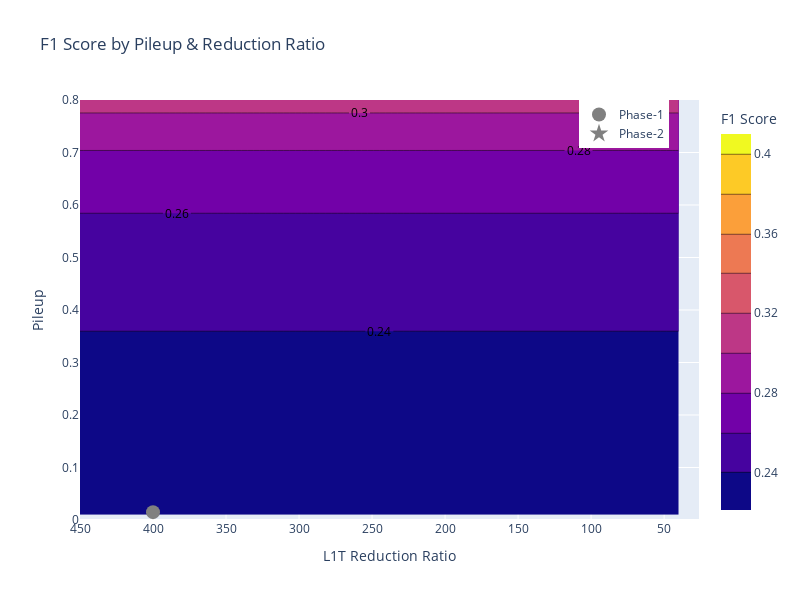

Notebook source saved alongside this figure:
### Code cell
fig = go.Figure(data =
    go.Contour(
        z=smoothed_f1,
        x=l1t_reductions, # horizontal axis
        y=pileup, # vertical axis,
        contours = dict(showlabels = True),
        colorbar = dict(title = "F1 Score")
         
    ),
    )

y_offset = 0.015
fig.add_trace(go.Scatter(x = (400,),
                        y = (0.0 + y_offset,),
                        mode = "markers",
                        marker = dict(size = 14, color = "gray", symbol="circle"),
                        name = "Phase-1"))

fig.add_trace(go.Scatter(x = (53.3,),
                        y = (1.0 - y_offset,),
                        mode = "markers",
                        marker = dict(size = 14, color = "gray", symbol = "star"),
                        name = "Phase-2"))

fig.update_layout(width = 800, 
                  height = 600,
                  xaxis_title = "L1T Reduction Ratio",
                  yaxis_title = "Pileup",
                  title = "F1 Score by Pileup & Reduction Ratio",
                  legend=dict(xanchor = "right",
                    x = 0.95))
fig.update_xaxes(autorange="reversed")
fig.update_yaxes(range=[0.0, 0.8])
fig.show()

### Figure 1 — Plotly figure (JSON) as saved in the notebook; plotly's stock layout.template omitted (floating-point values rounded to 4 significant figures; data arrays with more than 128 entries replaced by an {"elided": "..."} marker saying what was removed)
{"data": [{"colorbar": {"title": {"text": "F1 Score"}}, "contours": {"showlabels": true}, "type": "contour", "x": [450, 445.9, 441.8, 437.7, 433.6, 429.5, 425.4, 421.3, 417.2, 413.1, 409, 404.9, 400.8, 396.7, 392.6, 388.5, 384.4, 380.3, 376.2, 372.1, 368, 363.9, 359.8, 355.7, 351.6, 347.5, 343.4, 339.3, 335.2, 331.1, 327, 322.9, 318.8, 314.7, 310.6, 306.5, 302.4, 298.3, 294.2, 290.1, 286, 281.9, 277.8, 273.7, 269.6, 265.5, 261.4, 257.3, 253.2, 249.1, 245.0, 240.9, 236.8, 232.7, 228.6, 224.5, 220.4, 216.3, 212.2, 208.1, 204.0, 199.9, 195.8, 191.7, 187.6, 183.5, 179.4, 175.3, 171.2, 167.1, 163, 158.9, 154.8, 150.7, 146.6, 142.5, 138.4, 134.3, 130.2, 126.1, 122, 117.9, 113.8, 109.7, 105.6, 101.5, 97.4, 93.3, 89.2, 85.1, 81.0, 76.9, 72.8, 68.7, 64.6, 60.5, 56.4, 52.3, 48.2, 44.1, 40], "y": [0.01, 0.0199, 0.0298, 0.0397, 0.0496, 0.0595, 0.0694, 0.0793, 0.0892, 0.0991, 0.109, 0.1189, 0.1288, 0.1387, 0.1486, 0.1585, 0.1684, 0.1783, 0.1882, 0.1981, 0.208, 0.2179, 0.2278, 0.2377, 0.2476, 0.2575, 0.2674, 0.2773, 0.2872, 0.2971, 0.307, 0.3169, 0.3268, 0.3367, 0.3466, 0.3565, 0.3664, 0.3763, 0.3862, 0.3961, 0.406, 0.4159, 0.4258, 0.4357, 0.4456, 0.4555, 0.4654, 0.4753, 0.4852, 0.4951, 0.505, 0.5149, 0.5248, 0.5347, 0.5446, 0.5545, 0.5644, 0.5743, 0.5842, 0.5941, 0.604, 0.6139, 0.6238, 0.6337, 0.6436, 0.6535, 0.6634, 0.6733, 0.6832, 0.6931, 0.703, 0.7129, 0.7228, 0.7327, 0.7426, 0.7525, 0.7624, 0.7723, 0.7822, 0.7921, 0.802, 0.8119, 0.8218, 0.8317, 0.8416, 0.8515, 0.8614, 0.8713, 0.8812, 0.8911, 0.901, 0.9109, 0.9208, 0.9307, 0.9406, 0.9505, 0.9604, 0.9703, 0.9802, 0.9901, 1], "z": {"elided": "101x101 float values"}}, {"marker": {"color": "gray", "size": 14, "symbol": "circle"}, "mode": "markers", "name": "Phase-1", "type": "scatter", "x": [400], "y": [0.015]}, {"marker": {"color": "gray", "size": 14, "symbol": "star"}, "mode": "markers", "name": "Phase-2", "type": "scatter", "x": [53.3], "y": [0.985]}], "layout": {"height": 600, "legend": {"x": 0.95, "xanchor": "right"}, "title": {"text": "F1 Score by Pileup & Reduction Ratio"}, "width": 800, "xaxis": {"autorange": "reversed", "title": {"text": "L1T Reduction Ratio"}}, "yaxis": {"range": [0, 0.8], "title": {"text": "Pileup"}}}}
